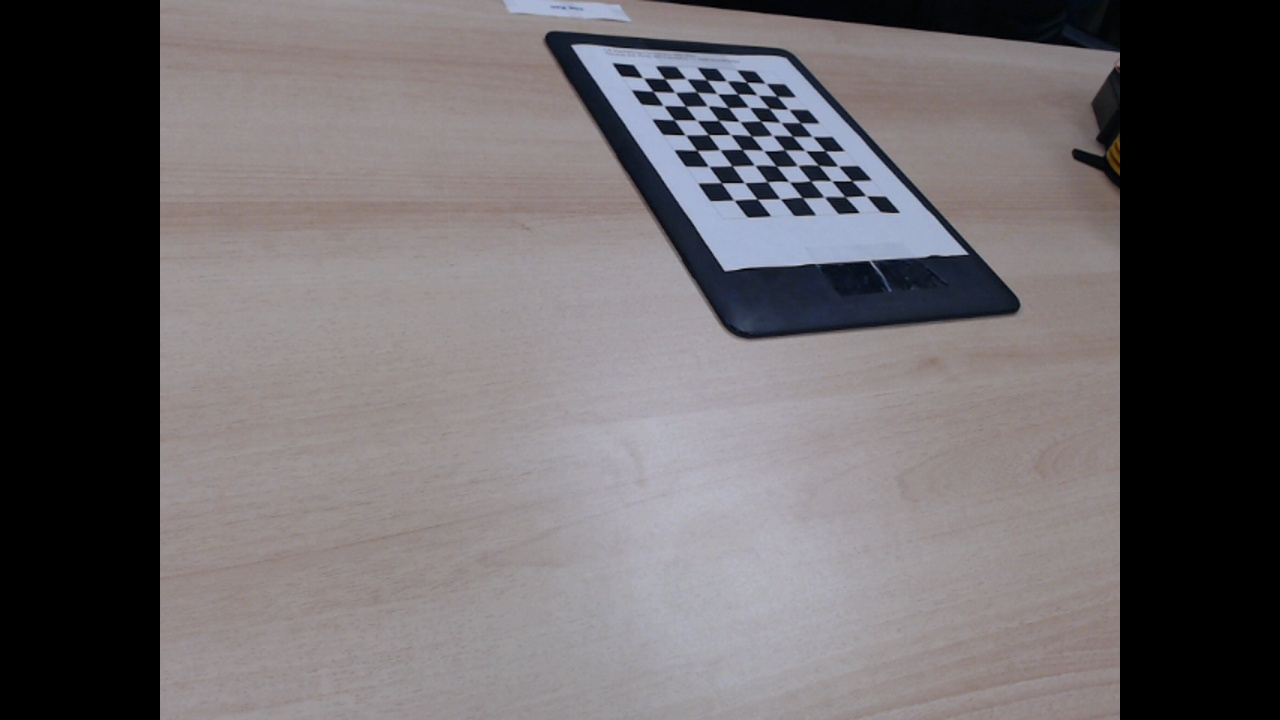
#> input picture image/group5_17_left.jpg, 1280 x 720 px
$ python pose_estimation.py
#> lines starting #> are read from the running program, lines starting #| are printed output that depends on the picture
import numpy as np
import cv2

IMAGE_NAME = 'image/group5_17_left.jpg'
PARA_SAVE_PATH = "parameters/parameters_left.yaml"

# File storage in OpenCV
cv_file = cv2.FileStorage(PARA_SAVE_PATH, cv2.FILE_STORAGE_READ)

# to retrieve otherwise we only get a 'None'
# FileNode object back instead of a matrix
mtx = cv_file.getNode("camera_matrix").mat()
dist = cv_file.getNode("dist_coeff").mat()

cv_file.release()

# Function to draw the axis
def draw(img, corners, imgpts):
    corner = tuple(corners[0].ravel())
    img = cv2.line(img, corner, tuple(imgpts[0].ravel()), (255, 0, 0), 5)
    img = cv2.line(img, corner, tuple(imgpts[1].ravel()), (0, 255, 0), 5)
    img = cv2.line(img, corner, tuple(imgpts[2].ravel()), (0, 0, 255), 5)
    return img

# termination criteria (each small sqare in our checkerboard is 20mm x 20mm)
criteria = (cv2.TERM_CRITERIA_EPS + cv2.TERM_CRITERIA_MAX_ITER, 20, 0.001)

objp = np.zeros((7*9,3), np.float32)
objp[:,:2] = np.mgrid[0:9,0:7].T.reshape(-1,2)

axis = np.float32([[3,0,0], [0,3,0], [0,0,-3]]).reshape(-1,3)

img = cv2.imread(IMAGE_NAME)
#> img is the input picture: shape (720, 1280, 3); mean B, G, R 104.5, 102.1, 106.4
gray = cv2.cvtColor(img,cv2.COLOR_BGR2GRAY)
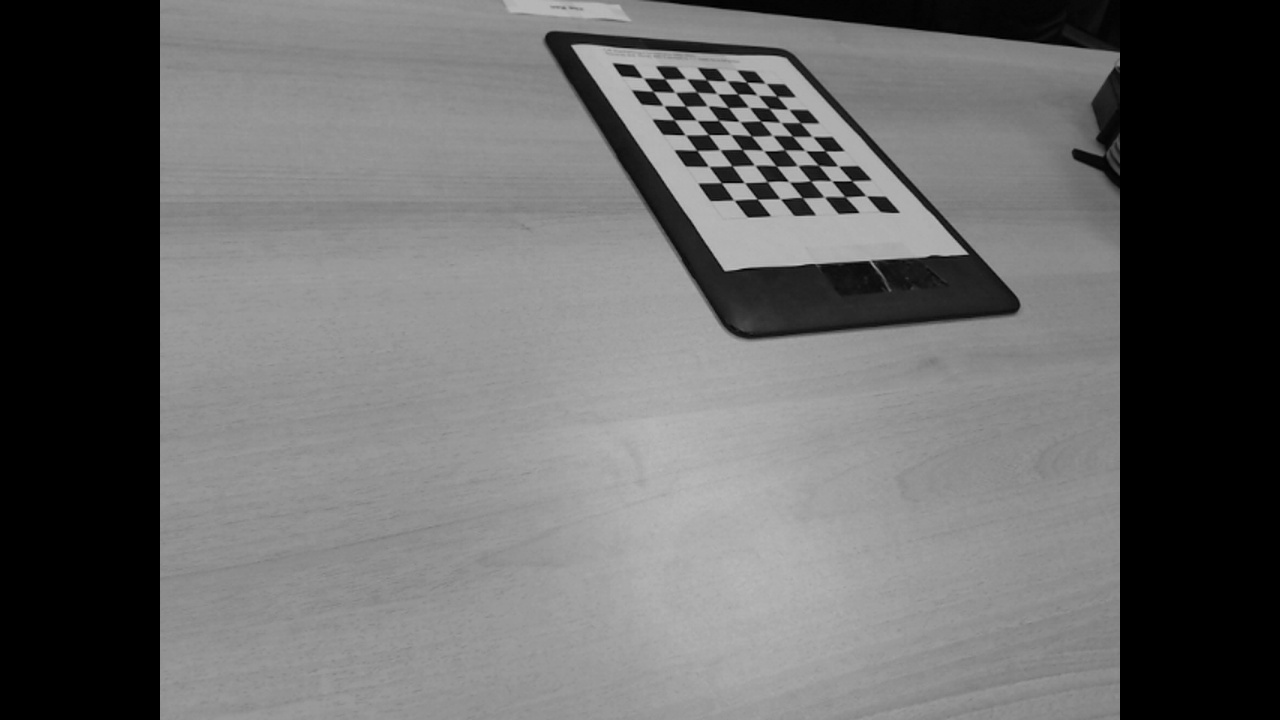
#> gray: shape (720, 1280); min 0, max 194, mean 103.7
ret, corners = cv2.findChessboardCorners(gray, (9,7),None)
#> ret = True; corners = 63 rows, first 8: [765.3, 83.26], [776.8, 96.23], [787.4, 108.7], [800.4, 122.7], [812.6, 136.6], [825.2, 151], [839, 166.4], [851.7, 180.7]

if ret == True:
    corners2 = cv2.cornerSubPix(gray,corners,(11,11),(-1,-1),criteria)
#> corners2 = 63 rows, first 8: [769.3, 90.44], [769.3, 90.45], [783, 104.5], [800.2, 122.5], [811.3, 136.6], [825.2, 150.9], [837, 166.3], [851.9, 180.7]
    if np.linalg.norm(corners2[0,0,:]) > np.linalg.norm(corners2[62,0,:]):
        corners2 = corners2[::-1,:,:]
#> corners2 = 63 rows, first 8: [733.8, 200.1], [721.2, 182.7], [708.7, 166.3], [696.9, 150.4], [685.4, 134.9], [674.1, 119.8], [663.4, 105.6], [652.9, 91.24]
    # Find the rotation and translation vectors.
#> (the run stopped early here; a loop or call above may not have finished)

$ run again, with image/group5_10_left.jpg copied over image/group5_17_left.jpg
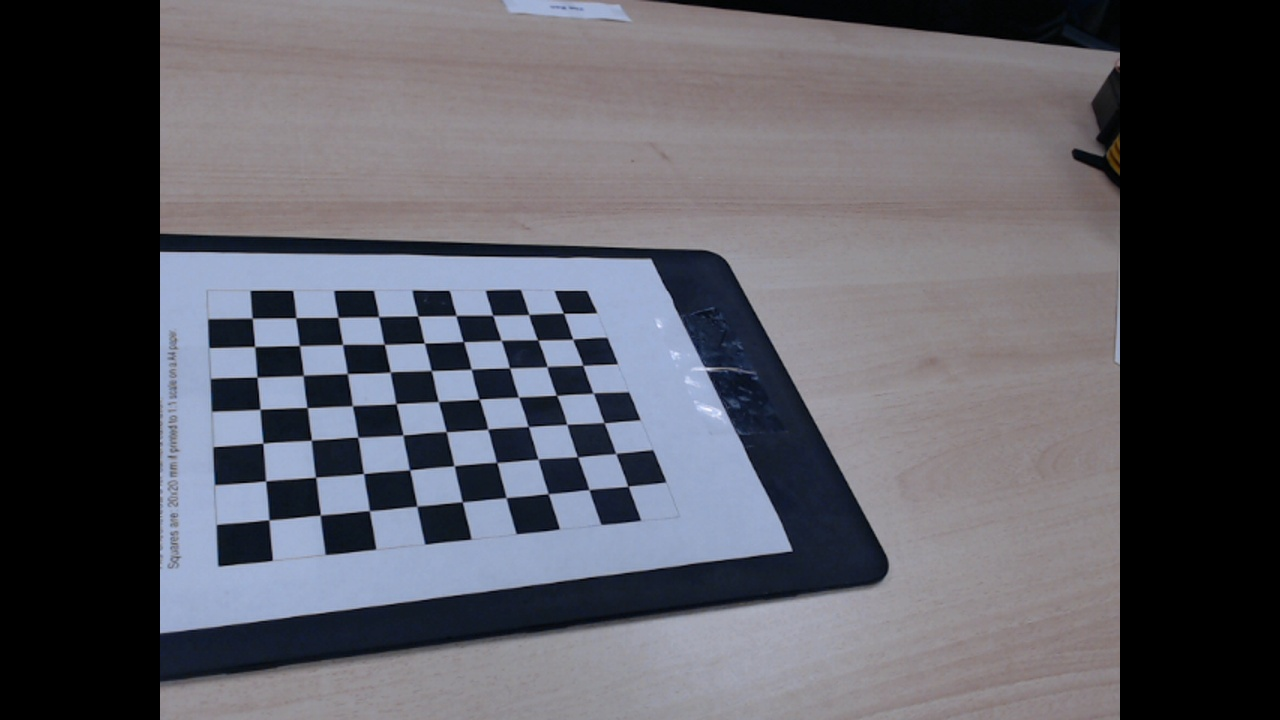
#> input picture image/group5_10_left.jpg, 1280 x 720 px
#> img is the input picture: shape (720, 1280, 3); mean B, G, R 98.1, 90.2, 90.4
#> `gray = cv2.cvtColor(img,cv2.COLOR_BGR2GRAY)`:
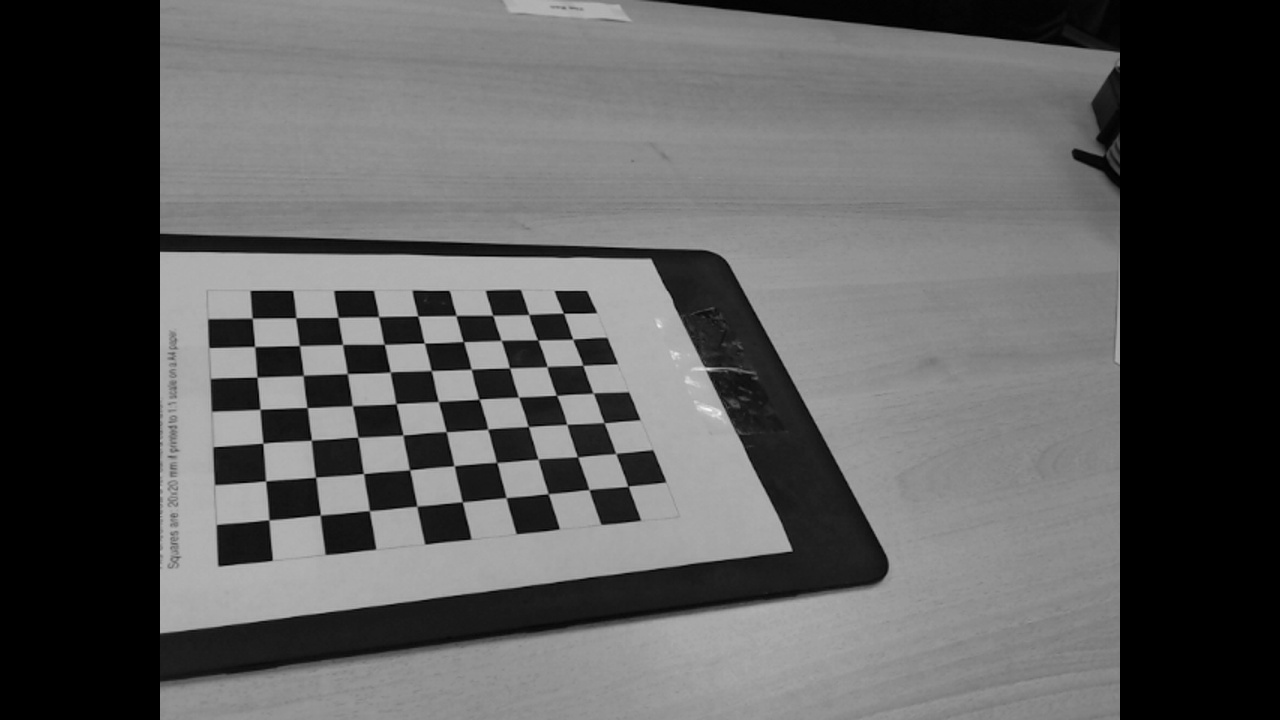
#> gray: shape (720, 1280); min 0, max 246, mean 91.2
#> ret = True; corners = 63 rows, first 8: [628.1, 486.4], [589.1, 489.8], [548, 493.9], [506.1, 497.6], [462.2, 501.9], [416.9, 506.3], [369.3, 510.7], [320.1, 515]
#> `corners2 = cv2.cornerSubPix(gray,corners,(11,11),(-1,-1),criteria)`: corners2 = 63 rows, first 8: [628, 486.3], [589, 489.5], [548.3, 493.6], [506.1, 497.6], [462.3, 501.8], [416.8, 506.2], [369.4, 510.6], [320.4, 515.1]
#> `corners2 = corners2[::-1,:,:]`: corners2 = 63 rows, first 8: [252.2, 318.2], [295.7, 317.7], [338, 317.3], [378.6, 316.7], [417.8, 316], [456.1, 315.5], [492.7, 315.3], [528.6, 314.6]

$ run again, with image/group5_11_left.jpg copied over image/group5_17_left.jpg
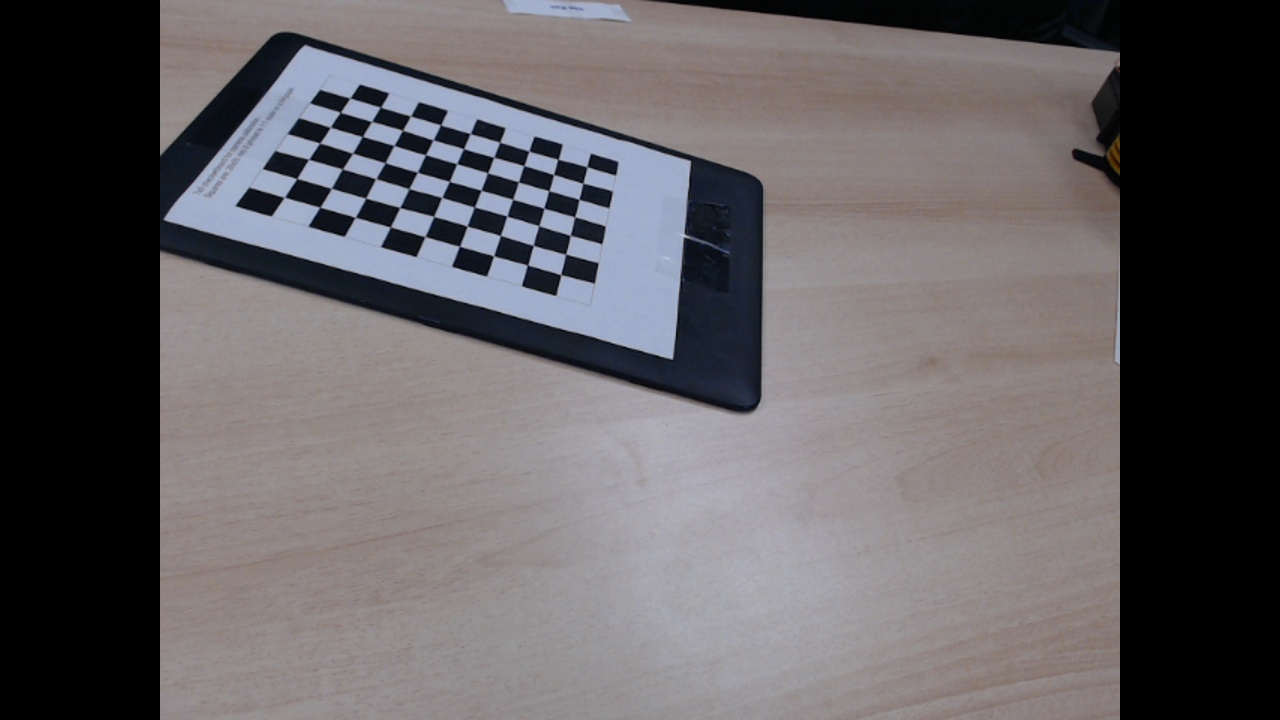
#> input picture image/group5_11_left.jpg, 1280 x 720 px
#> img is the input picture: shape (720, 1280, 3); mean B, G, R 97.7, 95, 98.5
#> `gray = cv2.cvtColor(img,cv2.COLOR_BGR2GRAY)`:
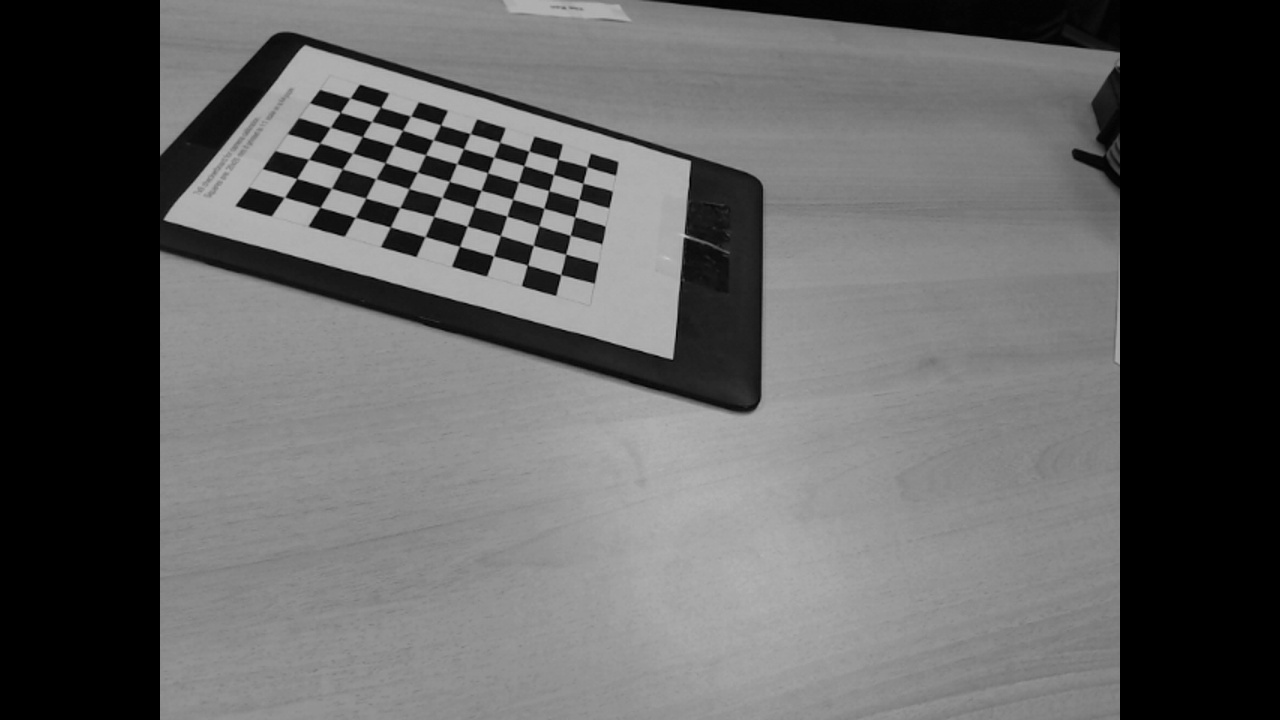
#> gray: shape (720, 1280); min 0, max 201, mean 96.3
#> ret = True; corners = 63 rows, first 8: [350, 98], [380.6, 106.9], [410.8, 116], [440.6, 124.7], [470, 133.6], [499.6, 142.4], [528.9, 151.1], [557.9, 159.4]
#> corners2 = 63 rows, first 8: [350, 98.03], [380.4, 107.2], [410.5, 116.1], [440.6, 124.9], [470.2, 133.6], [499.7, 142.2], [528.8, 151.1], [558, 159.3]

$ run again, with image/group5_12_left.jpg copied over image/group5_17_left.jpg
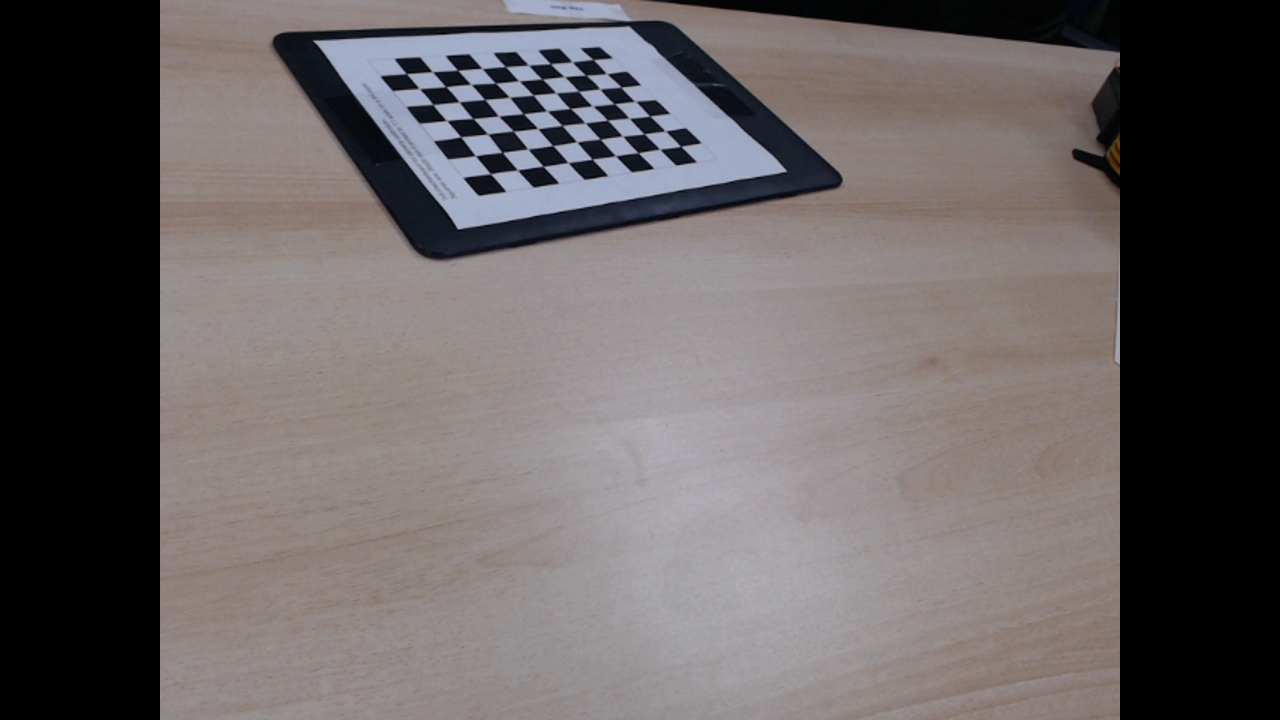
#> input picture image/group5_12_left.jpg, 1280 x 720 px
#> img is the input picture: shape (720, 1280, 3); mean B, G, R 97.3, 96.9, 102.5
#> `gray = cv2.cvtColor(img,cv2.COLOR_BGR2GRAY)`:
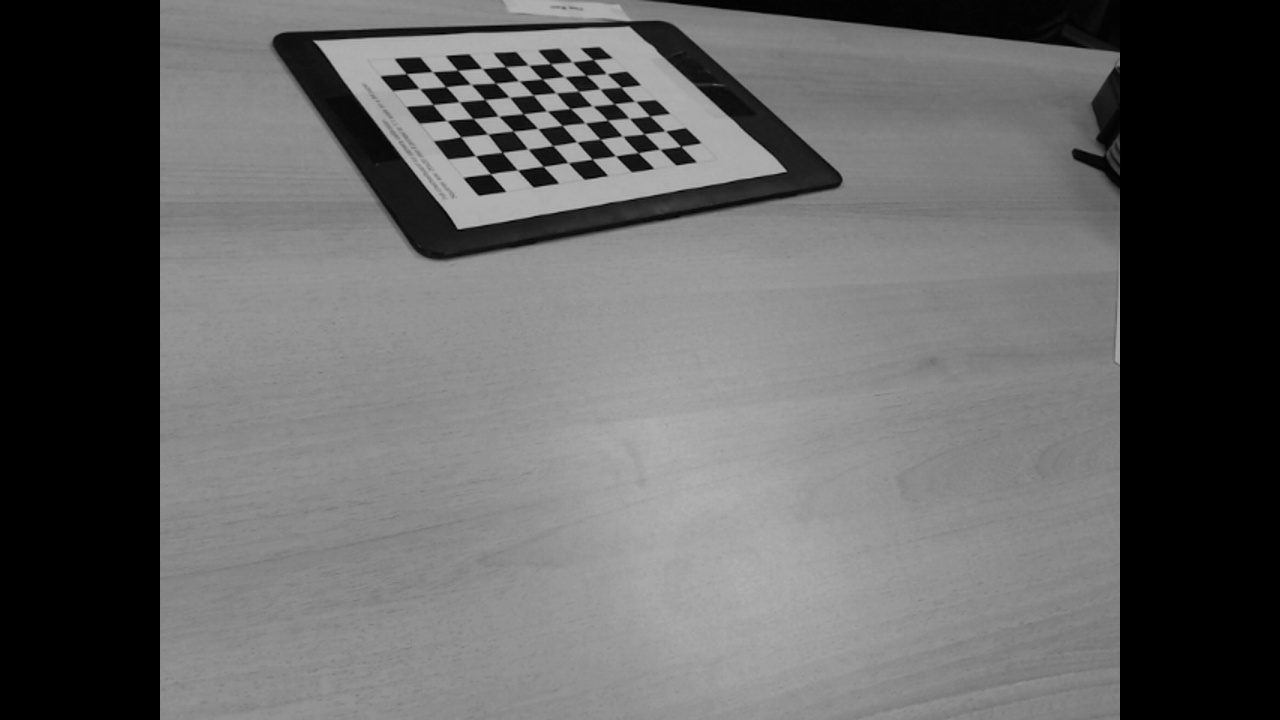
#> gray: shape (720, 1280); min 0, max 186, mean 98.6
#> ret = True; corners = 63 rows, first 8: [680.8, 146.4], [659.6, 149.2], [638.3, 152.7], [615.7, 155.8], [592.2, 159.3], [568, 162.5], [543.2, 166.4], [517.5, 170]
#> `corners2 = cv2.cornerSubPix(gray,corners,(11,11),(-1,-1),criteria)`: corners2 = 63 rows, first 8: [680.8, 146.3], [659.8, 149.2], [638.1, 152.7], [615.5, 155.9], [592.1, 159.1], [568, 162.5], [543.2, 166.3], [517.4, 169.9]
#> `corners2 = corners2[::-1,:,:]`: corners2 = 63 rows, first 8: [406.3, 73.64], [432.4, 71.69], [457.6, 70.23], [482.1, 68.49], [505.4, 66.63], [528.4, 65.19], [550.4, 63.73], [572.4, 61.79]
